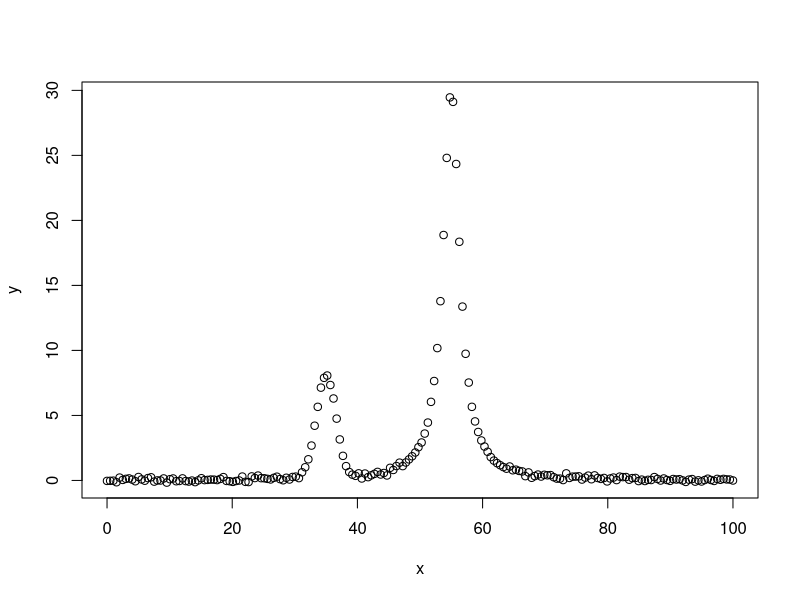

Recreate this plot in R.
G <- function(x, c, s) exp(-log(2) * ((x-c) / s)^2)
L <- function(x, c, s) 1 / (1 + ((x-c)/s)^2)


N <- 200
Al <- 50
Cl <- 55
Sl <- 1.6

Ag <- 20
Cg <- 35
Sg <- 1.8

m <- 0.6

x <- seq(00, 100, length.out = N)
y <- rnorm(N, m*Al*L(x, Cl, Sl) + (1-m)*Ag*G(x, Cg, Sg), 0.1)
df <- data.frame(x=x, y=y)

plot(y ~ x, df)

write.csv(df, "data.csv")
